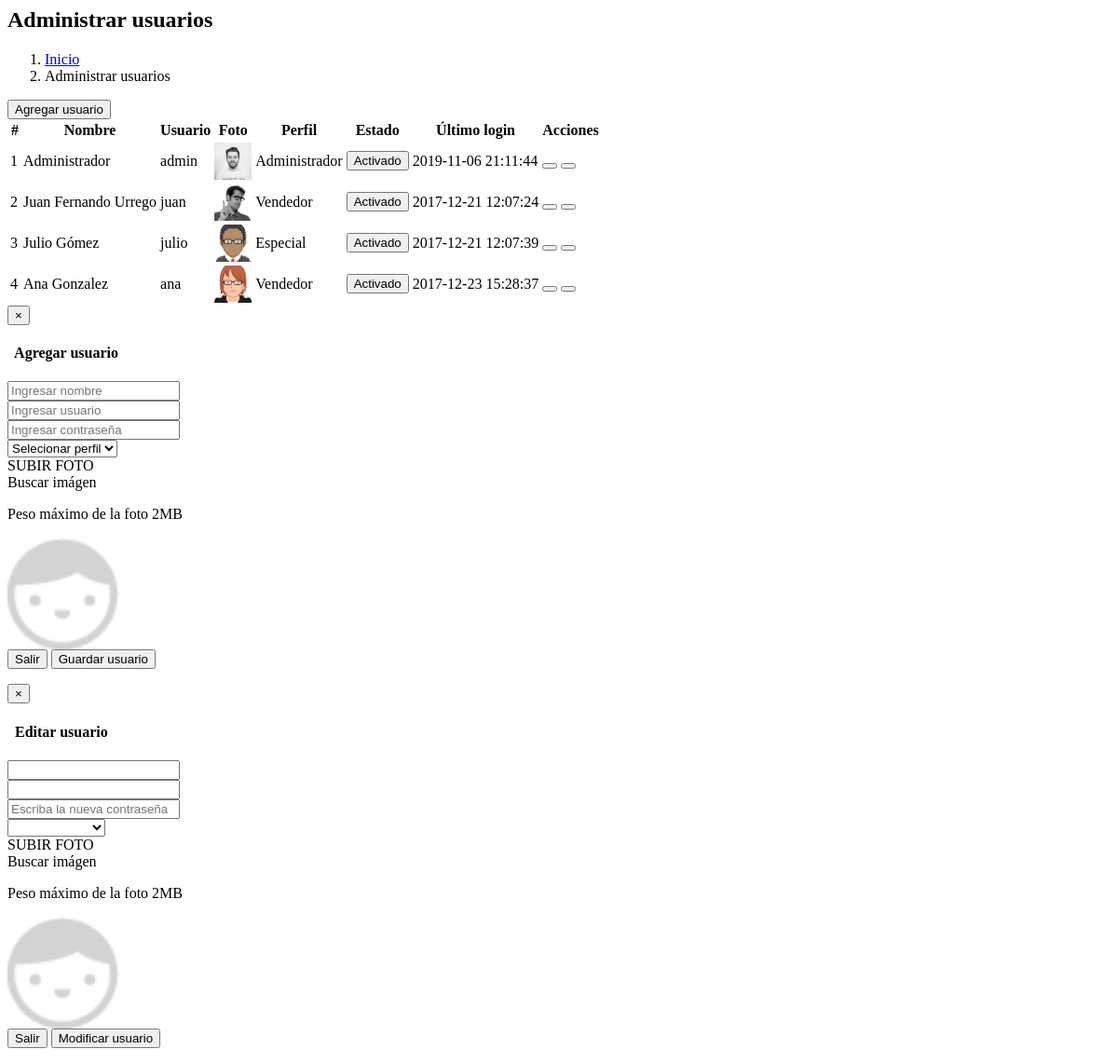
Page /vistas/modulos/usuarios.php on the committed database.
### tables this page shows
CREATE TABLE IF NOT EXISTS `usuarios` (
  `id` int(11) NOT NULL AUTO_INCREMENT,
  `nombre` text NOT NULL,
  `usuario` text NOT NULL,
  `password` text NOT NULL,
  `perfil` text NOT NULL,
  `foto` text NOT NULL,
  `estado` int(11) NOT NULL,
  `ultimo_login` datetime NOT NULL,
  `fecha` timestamp NOT NULL DEFAULT CURRENT_TIMESTAMP ON UPDATE CURRENT_TIMESTAMP,
  PRIMARY KEY (`id`)
);

### controladores/usuarios.controlador.php (called while the page is built, shortened)
<?php
class ControladorUsuarios{
	static public function ctrMostrarUsuarios($item, $valor){
		$tabla = "usuarios";
		$respuesta = ModeloUsuarios::MdlMostrarUsuarios($tabla, $item, $valor);
		return $respuesta;
	}
}

### modelos/conexion.php (called while the page is built)
<?php
class Conexion{
	static public function conectar(){
		$link = new PDO("mysql:host=localhost;dbname=veterinaria_lte","root","140469");
		$link->exec("set names utf8");
		return $link;
	}
}

### modelos/usuarios.modelo.php (called while the page is built, shortened)
<?php
require_once "conexion.php";
class ModeloUsuarios{
	static public function mdlMostrarUsuarios($tabla, $item, $valor){
		if($item != null){
			$stmt = Conexion::conectar()->prepare("SELECT * FROM $tabla WHERE $item = :$item");
			$stmt -> bindParam(":".$item, $valor, PDO::PARAM_STR);
			$stmt -> execute();
			return $stmt -> fetch();
		}else{
			$stmt = Conexion::conectar()->prepare("SELECT * FROM $tabla");
			$stmt -> execute();
			return $stmt -> fetchAll();
		}
	}
}

### vistas/modulos/usuarios.php (the view, shortened to what this page needs)
<div class="content-wrapper">
  <section class="content-header">
    <h1>
      Administrar usuarios
    </h1>
    <ol class="breadcrumb">
      <li><a href="inicio"><i class="fa fa-dashboard"></i> Inicio</a></li>
      <li class="active">Administrar usuarios</li>
    </ol>
  </section>
  <section class="content">
    <div class="box">
      <div class="box-header with-border">
        <button class="btn btn-primary" data-toggle="modal" data-target="#modalAgregarUsuario">
          Agregar usuario
        </button>
      </div>
      <div class="box-body">
       <table class="table table-bordered table-striped dt-responsive tablas">
        <thead>
         <tr>
           <th style="width:10px">#</th>
           <th>Nombre</th>
           <th>Usuario</th>
           <th>Foto</th>
           <th>Perfil</th>
           <th>Estado</th>
           <th>Último login</th>
           <th>Acciones</th>
         </tr>
        </thead>
        <tbody>
        <?php
        $item = null;
        $valor = null;
        $usuarios = ControladorUsuarios::ctrMostrarUsuarios($item, $valor);
       foreach ($usuarios as $key => $value){
          echo ' <tr>
                  <td>'.($key+1).'</td>
                  <td>'.$value["nombre"].'</td>
                  <td>'.$value["usuario"].'</td>';
                  if($value["foto"] != ""){
                    echo '<td><img src="'.$value["foto"].'" class="img-thumbnail" width="40px"></td>';
                  }else{
                    echo '<td><img src="vistas/img/usuarios/default/anonymous.png" class="img-thumbnail" width="40px"></td>';
                  }
                  echo '<td>'.$value["perfil"].'</td>';
                  if($value["estado"] != 0){
                    echo '<td><button class="btn btn-success btn-xs btnActivar" idUsuario="'.$value["id"].'" estadoUsuario="0">Activado</button></td>';
                  }else{
                    echo '<td><button class="btn btn-danger btn-xs btnActivar" idUsuario="'.$value["id"].'" estadoUsuario="1">Desactivado</button></td>';
                  }
                  echo '<td>'.$value["ultimo_login"].'</td>
                  <td>
                    <div class="btn-toolbar btn-xs">
                      <button class="btn btn-warning btn-xs btnEditarUsuario" idUsuario="'.$value["id"].'" data-toggle="modal" data-target="#modalEditarUsuario"><i class="fa fa-pencil"></i></button>
                      <button class="btn btn-danger btn-xs btnEliminarUsuario" idUsuario="'.$value["id"].'" fotoUsuario="'.$value["foto"].'" usuario="'.$value["usuario"].'"><i class="fa fa-times"></i></button>
                    </div>
                  </td>
                </tr>';
        }
        ?>
        </tbody>
       </table>
      </div>
    </div>
  </section>
</div>
<div id="modalAgregarUsuario" class="modal fade" role="dialog">
  <div class="modal-dialog">
    <div class="modal-content">
      <form role="form" method="post" enctype="multipart/form-data">
        <div class="modal-header" style="background:white; color:black">
          <button type="button" class="close" data-dismiss="modal">&times;</button>
          <h4 class="modal-title"><i class="fa fa-user"></i> &nbsp  Agregar usuario</h4>
        </div>
        <div class="modal-body">
          <div class="box-body">
            <div class="form-group">
              <div class="input-group">
                <input type="text" class="form-control" name="nuevoNombre" placeholder="Ingresar nombre" required>
              </div>
            </div>
             <div class="form-group">
              <div class="input-group">
                <input type="text" class="form-control" name="nuevoUsuario" placeholder="Ingresar usuario" id="nuevoUsuario" required>
              </div>
            </div>
             <div class="form-group">
              <div class="input-group">
                <input type="password" class="form-control" name="nuevoPassword" placeholder="Ingresar contraseña" required>
              </div>
            </div>
            <div class="form-group">
              <div class="input-group">
                <select class="form-control" name="nuevoPerfil">
                  <option value="">Selecionar perfil</option>
                </select>
              </div>
            </div>
             <div class="form-group">
              <div class="panel">SUBIR FOTO</div>
            <span class="btn btn-primary btn-file">
                       Buscar imágen     <input type="file" class="nuevaFoto" name="nuevaFoto">
            </span>
              <p class="help-block">Peso máximo de la foto 2MB</p>
              <img src="vistas/img/usuarios/default/anonymous.png" class="img-thumbnail previsualizar" width="120px">
            </div>
          </div>
        </div>
        <div class="modal-footer">
          <button type="button" class="btn btn-default" data-dismiss="modal">Salir</button>
          <button type="submit" class="btn btn-primary">Guardar usuario</button>
        </div>
      </form>
    </div>
  </div>
</div>
<div id="modalEditarUsuario" class="modal fade" role="dialog">
  <div class="modal-dialog">
    <div class="modal-content">
      <form role="form" method="post" enctype="multipart/form-data">
        <div class="modal-header" style="background:#white; color:black">
          <button type="button" class="close" data-dismiss="modal">&times;</button>
          <h4 class="modal-title"><i class="fa fa-pencil"></i>&nbsp  Editar usuario</h4>
        </div>
        <div class="modal-body">
          <div class="box-body">
            <div class="form-group">
              <div class="input-group">
                <input type="text" class="form-control" id="editarNombre" name="editarNombre" value="" required>
              </div>
            </div>
             <div class="form-group">
              <div class="input-group">
                <input type="text" class="form-control" id="editarUsuario" name="editarUsuario" value="" readonly>
              </div>
            </div>
             <div class="form-group">
              <div class="input-group">
                <input type="password" class="form-control" name="editarPassword" placeholder="Escriba la nueva contraseña">
              </div>
            </div>
            <div class="form-group">
              <div class="input-group">
                <select class="form-control" name="editarPerfil">
                  <option value="" id="editarPerfil"></option>
                  <option value="Administrador">Administrador</option>
                </select>
              </div>
            </div>
             <div class="form-group">
              <div class="panel">SUBIR FOTO</div>
                 <span class="btn btn-primary btn-file">
                     Buscar imágen      <input type="file" class="nuevaFoto" name="editarFoto">
            </span>
              <p class="help-block">Peso máximo de la foto 2MB</p>
              <img src="vistas/img/usuarios/default/anonymous.png" class="img-thumbnail previsualizar" width="120px">
            </div>
          </div>
        </div>
        <div class="modal-footer">
          <button type="button" class="btn btn-default" data-dismiss="modal">Salir</button>
          <button type="submit" class="btn btn-primary">Modificar usuario</button>
        </div>
      </form>
    </div>
  </div>
</div>

### vistas/modulos/usuarios.php (style rules this page uses)
.btn-file { position: relative; overflow: hidden; }

### rows in the picture
usuarios: nombre "Administrador", usuario "admin", foto (picture), perfil "Administrador", ultimo_login "2019-11-06 21:11:44"
usuarios: nombre "Juan Fernando Urrego", usuario "juan", foto (picture), perfil "Vendedor", ultimo_login "2017-12-21 12:07:24"
usuarios: nombre "Julio Gómez", usuario "julio", foto (picture), perfil "Especial", ultimo_login "2017-12-21 12:07:39"
usuarios: nombre "Ana Gonzalez", usuario "ana", foto (picture), perfil "Vendedor", ultimo_login "2017-12-23 15:28:37"
